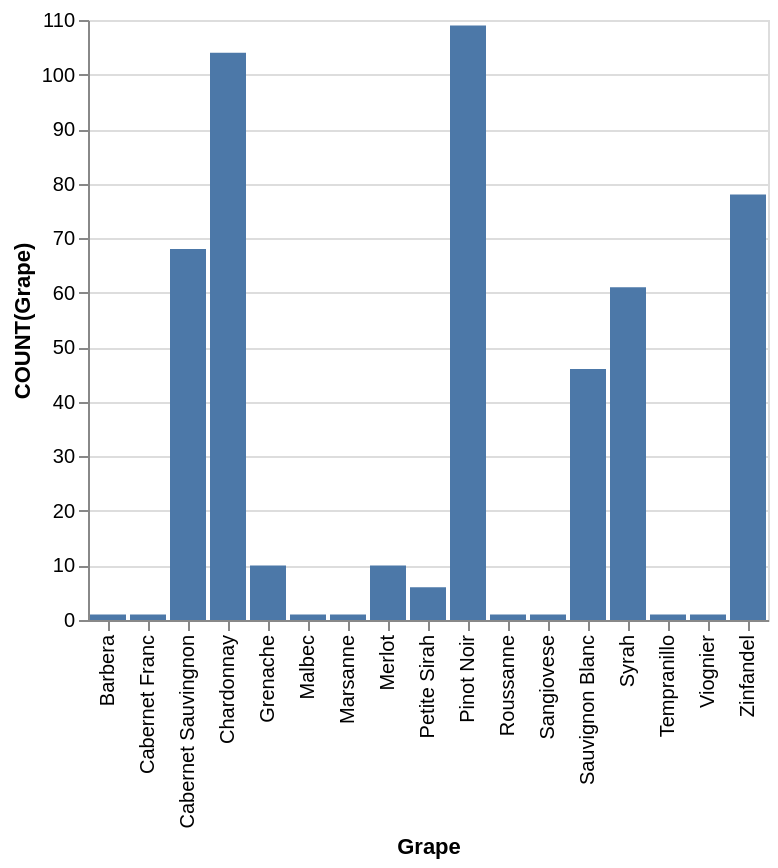

Write a Vega-Lite specification for this figure.
### Vega-Lite specification from a JSON file in a GitHub repository (floating-point values rounded to 4 significant figures)
{"data": {"values": [{"x_data": "Barbera", "y_data": 1}, {"x_data": "Cabernet Franc", "y_data": 1}, {"x_data": "Cabernet Sauvingnon", "y_data": 68}, {"x_data": "Chardonnay", "y_data": 104}, {"x_data": "Grenache", "y_data": 10}, {"x_data": "Malbec", "y_data": 1}, {"x_data": "Marsanne", "y_data": 1}, {"x_data": "Merlot", "y_data": 10}, {"x_data": "Petite Sirah", "y_data": 6}, {"x_data": "Pinot Noir", "y_data": 109}, {"x_data": "Roussanne", "y_data": 1}, {"x_data": "Sangiovese", "y_data": 1}, {"x_data": "Sauvignon Blanc", "y_data": 46}, {"x_data": "Syrah", "y_data": 61}, {"x_data": "Tempranillo", "y_data": 1}, {"x_data": "Viognier", "y_data": 1}, {"x_data": "Zinfandel", "y_data": 78}]}, "mark": "bar", "encoding": {"x": {"field": "x_data", "type": "nominal", "title": "Grape", "sort": "ascending"}, "y": {"field": "y_data", "type": "quantitative", "title": "COUNT(Grape)"}}}
